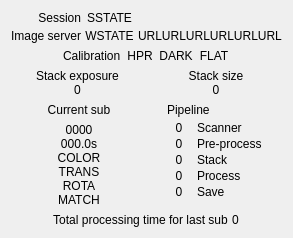
      <widget class="QFrame" name="frm_infos">
       <property name="frameShape">
        <enum>QFrame::NoFrame</enum>
       </property>
       <property name="frameShadow">
        <enum>QFrame::Plain</enum>
       </property>
       <property name="lineWidth">
        <number>0</number>
       </property>
       <layout class="QVBoxLayout" name="verticalLayout_20">
        <property name="spacing">
         <number>6</number>
        </property>
        <item>
         <widget class="QFrame" name="frame_essentials">
          <property name="frameShape">
           <enum>QFrame::NoFrame</enum>
          </property>
          <property name="frameShadow">
           <enum>QFrame::Plain</enum>
          </property>
          <property name="lineWidth">
           <number>0</number>
          </property>
          <layout class="QVBoxLayout" name="verticalLayout_14">
           <property name="leftMargin">
            <number>0</number>
           </property>
           <property name="topMargin">
            <number>0</number>
           </property>
           <property name="rightMargin">
            <number>0</number>
           </property>
           <property name="bottomMargin">
            <number>0</number>
           </property>
           <item>
            <layout class="QGridLayout" name="gridLayout_4">
             <property name="spacing">
              <number>4</number>
             </property>
             <item row="1" column="0">
              <widget class="QLabel" name="lbl_image_server">
               <property name="text">
                <string>Image server</string>
               </property>
               <property name="alignment">
                <set>Qt::AlignRight|Qt::AlignTrailing|Qt::AlignVCenter</set>
               </property>
              </widget>
             </item>
             <item row="1" column="2" colspan="2">
              <widget class="QLabel" name="lbl_web_url">
               <property name="text">
                <string notr="true">URLURLURLURLURLURL</string>
               </property>
               <property name="textFormat">
                <enum>Qt::RichText</enum>
               </property>
               <property name="openExternalLinks">
                <bool>true</bool>
               </property>
              </widget>
             </item>
             <item row="0" column="1">
              <widget class="QLabel" name="lbl_session_status">
               <property name="minimumSize">
                <size>
                 <width>0</width>
                 <height>0</height>
                </size>
               </property>
               <property name="text">
                <string notr="true">SSTATE</string>
               </property>
               <property name="alignment">
                <set>Qt::AlignCenter</set>
               </property>
               <property name="openExternalLinks">
                <bool>false</bool>
               </property>
              </widget>
             </item>
             <item row="0" column="0">
              <widget class="QLabel" name="lbl_session">
               <property name="text">
                <string>Session</string>
               </property>
               <property name="alignment">
                <set>Qt::AlignRight|Qt::AlignTrailing|Qt::AlignVCenter</set>
               </property>
              </widget>
             </item>
             <item row="1" column="1">
              <widget class="QLabel" name="lbl_web_server_status_main">
               <property name="minimumSize">
                <size>
                 <width>0</width>
                 <height>0</height>
                </size>
               </property>
               <property name="text">
                <string notr="true">WSTATE</string>
               </property>
               <property name="alignment">
                <set>Qt::AlignCenter</set>
               </property>
               <property name="margin">
                <number>0</number>
               </property>
               <property name="openExternalLinks">
                <bool>true</bool>
               </property>
              </widget>
             </item>
            </layout>
           </item>
          </layout>
         </widget>
        </item>
        <item alignment="Qt::AlignHCenter">
         <widget class="QFrame" name="frm_calibration">
          <property name="frameShape">
           <enum>QFrame::NoFrame</enum>
          </property>
          <property name="frameShadow">
           <enum>QFrame::Plain</enum>
          </property>
          <layout class="QVBoxLayout" name="verticalLayout_21">
           <property name="spacing">
            <number>6</number>
           </property>
           <property name="leftMargin">
            <number>0</number>
           </property>
           <property name="topMargin">
            <number>0</number>
           </property>
           <property name="rightMargin">
            <number>0</number>
           </property>
           <property name="bottomMargin">
            <number>0</number>
           </property>
           <item>
            <layout class="QGridLayout" name="gridLayout_5" columnstretch="1,0,0,0" columnminimumwidth="0,0,0,0">
             <item row="0" column="0">
              <widget class="QLabel" name="label">
               <property name="text">
                <string>Calibration</string>
               </property>
              </widget>
             </item>
             <item row="0" column="1">
              <widget class="QLabel" name="lbl_calib_hot_pixel">
               <property name="text">
                <string>HPR</string>
               </property>
               <property name="alignment">
                <set>Qt::AlignCenter</set>
               </property>
              </widget>
             </item>
             <item row="0" column="2">
              <widget class="QLabel" name="lbl_calib_dark">
               <property name="text">
                <string>DARK</string>
               </property>
               <property name="alignment">
                <set>Qt::AlignCenter</set>
               </property>
              </widget>
             </item>
             <item row="0" column="3">
              <widget class="QLabel" name="lbl_calib_flat">
               <property name="text">
                <string>FLAT</string>
               </property>
               <property name="alignment">
                <set>Qt::AlignCenter</set>
               </property>
              </widget>
             </item>
            </layout>
           </item>
          </layout>
         </widget>
        </item>
        <item>
         <widget class="QFrame" name="frm_stack_info">
          <property name="frameShape">
           <enum>QFrame::NoFrame</enum>
          </property>
          <property name="frameShadow">
           <enum>QFrame::Plain</enum>
          </property>
          <layout class="QHBoxLayout" name="horizontalLayout_12">
           <property name="leftMargin">
            <number>0</number>
           </property>
           <property name="topMargin">
            <number>0</number>
           </property>
           <property name="rightMargin">
            <number>0</number>
           </property>
           <property name="bottomMargin">
            <number>0</number>
           </property>
           <item>
            <layout class="QVBoxLayout" name="verticalLayout_6">
             <property name="spacing">
              <number>0</number>
             </property>
             <item>
              <widget class="QLabel" name="label_10">
               <property name="text">
                <string>Stack exposure</string>
               </property>
               <property name="alignment">
                <set>Qt::AlignCenter</set>
               </property>
              </widget>
             </item>
             <item>
              <widget class="QLabel" name="lbl_stack_exposure">
               <property name="toolTip">
                <string>Stack total exposure time</string>
               </property>
               <property name="statusTip">
                <string>Stack total exposure time</string>
               </property>
               <property name="text">
                <string notr="true">0</string>
               </property>
               <property name="alignment">
                <set>Qt::AlignCenter</set>
               </property>
              </widget>
             </item>
            </layout>
           </item>
           <item>
            <layout class="QVBoxLayout" name="verticalLayout_17">
             <property name="spacing">
              <number>0</number>
             </property>
             <item>
              <widget class="QLabel" name="label_25">
               <property name="text">
                <string>Stack size</string>
               </property>
               <property name="alignment">
                <set>Qt::AlignCenter</set>
               </property>
              </widget>
             </item>
             <item>
              <widget class="QLabel" name="lbl_stack_size">
               <property name="toolTip">
                <string>stack size for this session</string>
               </property>
               <property name="statusTip">
                <string>stack size for this session</string>
               </property>
               <property name="text">
                <string notr="true">0</string>
               </property>
               <property name="alignment">
                <set>Qt::AlignCenter</set>
               </property>
              </widget>
             </item>
            </layout>
           </item>
          </layout>
         </widget>
        </item>
        <item>
         <layout class="QHBoxLayout" name="horizontalLayout_13">
          <property name="spacing">
           <number>0</number>
          </property>
          <item alignment="Qt::AlignTop">
           <widget class="QFrame" name="frm_current_sub">
            <property name="frameShape">
             <enum>QFrame::NoFrame</enum>
            </property>
            <property name="frameShadow">
             <enum>QFrame::Plain</enum>
            </property>
            <property name="lineWidth">
             <number>0</number>
            </property>
            <layout class="QVBoxLayout" name="verticalLayout_19">
             <property name="spacing">
              <number>5</number>
             </property>
             <property name="leftMargin">
              <number>0</number>
             </property>
             <property name="topMargin">
              <number>0</number>
             </property>
             <property name="rightMargin">
              <number>0</number>
             </property>
             <property name="bottomMargin">
              <number>0</number>
             </property>
             <item>
              <widget class="QLabel" name="label_18">
               <property name="text">
                <string>Current sub</string>
               </property>
               <property name="alignment">
                <set>Qt::AlignHCenter|Qt::AlignTop</set>
               </property>
              </widget>
             </item>
             <item alignment="Qt::AlignTop">
              <widget class="QFrame" name="frame_current_sub_details">
               <property name="frameShape">
                <enum>QFrame::NoFrame</enum>
               </property>
               <property name="frameShadow">
                <enum>QFrame::Plain</enum>
               </property>
               <layout class="QVBoxLayout" name="verticalLayout_18">
                <property name="spacing">
                 <number>0</number>
                </property>
                <property name="leftMargin">
                 <number>0</number>
                </property>
                <property name="topMargin">
                 <number>1</number>
                </property>
                <property name="rightMargin">
                 <number>0</number>
                </property>
                <property name="bottomMargin">
                 <number>0</number>
                </property>
                <item>
                 <widget class="QLabel" name="lbl_sub_dimensions">
                  <property name="text">
                   <string notr="true">0000</string>
                  </property>
                  <property name="alignment">
                   <set>Qt::AlignCenter</set>
                  </property>
                 </widget>
                </item>
                <item>
                 <widget class="QLabel" name="lbl_sub_expo">
                  <property name="text">
                   <string notr="true">000.0s</string>
                  </property>
                  <property name="alignment">
                   <set>Qt::AlignCenter</set>
                  </property>
                 </widget>
                </item>
                <item>
                 <widget class="QLabel" name="lbl_sub_color_mode">
                  <property name="text">
                   <string notr="true">COLOR</string>
                  </property>
                  <property name="alignment">
                   <set>Qt::AlignCenter</set>
                  </property>
                 </widget>
                </item>
                <item>
                 <widget class="QFrame" name="frm_align_data">
                  <property name="frameShape">
                   <enum>QFrame::NoFrame</enum>
                  </property>
                  <property name="frameShadow">
                   <enum>QFrame::Sunken</enum>
                  </property>
                  <layout class="QVBoxLayout" name="verticalLayout_12">
                   <property name="spacing">
                    <number>0</number>
                   </property>
                   <property name="leftMargin">
                    <number>0</number>
                   </property>
                   <property name="topMargin">
                    <number>0</number>
                   </property>
                   <property name="rightMargin">
                    <number>0</number>
                   </property>
                   <property name="bottomMargin">
                    <number>0</number>
                   </property>
                   <item>
                    <widget class="QLabel" name="lbl_sub_trans">
                     <property name="text">
                      <string notr="true">TRANS</string>
                     </property>
                     <property name="alignment">
                      <set>Qt::AlignCenter</set>
                     </property>
                    </widget>
                   </item>
                   <item>
                    <widget class="QLabel" name="lbl_sub_rotation">
                     <property name="text">
                      <string notr="true">ROTA</string>
                     </property>
                     <property name="alignment">
                      <set>Qt::AlignCenter</set>
                     </property>
                    </widget>
                   </item>
                   <item>
                    <widget class="QLabel" name="lbl_sub_matches">
                     <property name="text">
                      <string notr="true">MATCH</string>
                     </property>
                     <property name="alignment">
                      <set>Qt::AlignCenter</set>
                     </property>
                    </widget>
                   </item>
                  </layout>
                 </widget>
                </item>
               </layout>
              </widget>
             </item>
            </layout>
           </widget>
          </item>
          <item alignment="Qt::AlignHCenter|Qt::AlignTop">
           <widget class="QFrame" name="frm_modules">
            <property name="frameShape">
             <enum>QFrame::NoFrame</enum>
            </property>
            <property name="frameShadow">
             <enum>QFrame::Plain</enum>
            </property>
            <property name="lineWidth">
             <number>0</number>
            </property>
            <layout class="QVBoxLayout" name="verticalLayout_13">
             <property name="spacing">
              <number>0</number>
             </property>
             <property name="leftMargin">
              <number>0</number>
             </property>
             <property name="topMargin">
              <number>0</number>
             </property>
             <property name="rightMargin">
              <number>0</number>
             </property>
             <property name="bottomMargin">
              <number>0</number>
             </property>
             <item>
              <widget class="QLabel" name="label_3">
               <property name="styleSheet">
                <string notr="true">margin-left: 1.2em;</string>
               </property>
               <property name="text">
                <string>Pipeline</string>
               </property>
               <property name="alignment">
                <set>Qt::AlignLeading|Qt::AlignLeft|Qt::AlignVCenter</set>
               </property>
              </widget>
             </item>
             <item>
              <layout class="QGridLayout" name="gridLayout" columnstretch="0,0">
               <property name="sizeConstraint">
                <enum>QLayout::SetMaximumSize</enum>
               </property>
               <property name="topMargin">
                <number>4</number>
               </property>
               <property name="bottomMargin">
                <number>0</number>
               </property>
               <property name="horizontalSpacing">
                <number>6</number>
               </property>
               <property name="verticalSpacing">
                <number>2</number>
               </property>
               <item row="3" column="0">
                <widget class="QLabel" name="lbl_process_queue_size">
                 <property name="minimumSize">
                  <size>
                   <width>24</width>
                   <height>0</height>
                  </size>
                 </property>
                 <property name="maximumSize">
                  <size>
                   <width>20</width>
                   <height>16777215</height>
                  </size>
                 </property>
                 <property name="text">
                  <string notr="true">0</string>
                 </property>
                 <property name="alignment">
                  <set>Qt::AlignCenter</set>
                 </property>
                </widget>
               </item>
               <item row="1" column="1">
                <widget class="QLabel" name="lbl_name_preprocess">
                 <property name="text">
                  <string>Pre-process</string>
                 </property>
                 <property name="alignment">
                  <set>Qt::AlignLeading|Qt::AlignLeft|Qt::AlignVCenter</set>
                 </property>
                </widget>
               </item>
               <item row="2" column="0">
                <widget class="QLabel" name="lbl_stack_queue_size">
                 <property name="minimumSize">
                  <size>
                   <width>24</width>
                   <height>0</height>
                  </size>
                 </property>
                 <property name="maximumSize">
                  <size>
                   <width>20</width>
                   <height>16777215</height>
                  </size>
                 </property>
                 <property name="text">
                  <string notr="true">0</string>
                 </property>
                 <property name="alignment">
                  <set>Qt::AlignCenter</set>
                 </property>
                </widget>
               </item>
               <item row="4" column="0">
                <widget class="QLabel" name="lbl_save_queue_size">
                 <property name="minimumSize">
                  <size>
                   <width>24</width>
                   <height>0</height>
                  </size>
                 </property>
                 <property name="maximumSize">
                  <size>
                   <width>20</width>
                   <height>16777215</height>
                  </size>
                 </property>
                 <property name="text">
                  <string notr="true">0</string>
                 </property>
                 <property name="alignment">
                  <set>Qt::AlignCenter</set>
                 </property>
                </widget>
               </item>
               <item row="4" column="1">
                <widget class="QLabel" name="lbl_name_save">
                 <property name="text">
                  <string>Save</string>
                 </property>
                 <property name="alignment">
                  <set>Qt::AlignLeading|Qt::AlignLeft|Qt::AlignVCenter</set>
                 </property>
                </widget>
               </item>
               <item row="3" column="1">
                <widget class="QLabel" name="lbl_name_process">
                 <property name="text">
                  <string>Process</string>
                 </property>
                 <property name="alignment">
                  <set>Qt::AlignLeading|Qt::AlignLeft|Qt::AlignVCenter</set>
                 </property>
                </widget>
               </item>
               <item row="0" column="1">
                <widget class="QLabel" name="lbl_name_scanner">
                 <property name="baseSize">
                  <size>
                   <width>0</width>
                   <height>0</height>
                  </size>
                 </property>
                 <property name="text">
                  <string>Scanner</string>
                 </property>
                 <property name="alignment">
                  <set>Qt::AlignLeading|Qt::AlignLeft|Qt::AlignVCenter</set>
                 </property>
                </widget>
               </item>
               <item row="0" column="0">
                <widget class="QLabel" name="lbl_file_reader_queue_size">
                 <property name="minimumSize">
                  <size>
                   <width>24</width>
                   <height>0</height>
                  </size>
                 </property>
                 <property name="maximumSize">
                  <size>
                   <width>20</width>
                   <height>16777215</height>
                  </size>
                 </property>
                 <property name="text">
                  <string notr="true">0</string>
                 </property>
                 <property name="alignment">
                  <set>Qt::AlignCenter</set>
                 </property>
                </widget>
               </item>
               <item row="1" column="0">
                <widget class="QLabel" name="lbl_pre_process_queue_size">
                 <property name="minimumSize">
                  <size>
                   <width>24</width>
                   <height>0</height>
                  </size>
                 </property>
                 <property name="maximumSize">
                  <size>
                   <width>20</width>
                   <height>16777215</height>
                  </size>
                 </property>
                 <property name="text">
                  <string notr="true">0</string>
                 </property>
                 <property name="alignment">
                  <set>Qt::AlignCenter</set>
                 </property>
                </widget>
               </item>
               <item row="2" column="1">
                <widget class="QLabel" name="lbl_name_stack">
                 <property name="text">
                  <string>Stack</string>
                 </property>
                 <property name="alignment">
                  <set>Qt::AlignLeading|Qt::AlignLeft|Qt::AlignVCenter</set>
                 </property>
                </widget>
               </item>
              </layout>
             </item>
            </layout>
           </widget>
          </item>
         </layout>
        </item>
        <item alignment="Qt::AlignHCenter|Qt::AlignTop">
         <widget class="QFrame" name="frm_last_timing">
          <property name="frameShape">
           <enum>QFrame::NoFrame</enum>
          </property>
          <property name="frameShadow">
           <enum>QFrame::Plain</enum>
          </property>
          <layout class="QVBoxLayout" name="verticalLayout_16">
           <property name="leftMargin">
            <number>0</number>
           </property>
           <property name="topMargin">
            <number>0</number>
           </property>
           <property name="rightMargin">
            <number>0</number>
           </property>
           <property name="bottomMargin">
            <number>0</number>
           </property>
           <item>
            <layout class="QHBoxLayout" name="horizontalLayout_14">
             <property name="spacing">
              <number>4</number>
             </property>
             <item>
              <widget class="QLabel" name="label_12">
               <property name="text">
                <string>Total processing time for last sub</string>
               </property>
               <property name="alignment">
                <set>Qt::AlignCenter</set>
               </property>
              </widget>
             </item>
             <item>
              <widget class="QLabel" name="lbl_last_processing_time">
               <property name="text">
                <string notr="true">0</string>
               </property>
               <property name="alignment">
                <set>Qt::AlignLeading|Qt::AlignLeft|Qt::AlignVCenter</set>
               </property>
              </widget>
             </item>
            </layout>
           </item>
          </layout>
         </widget>
        </item>
       </layout>
      </widget>
